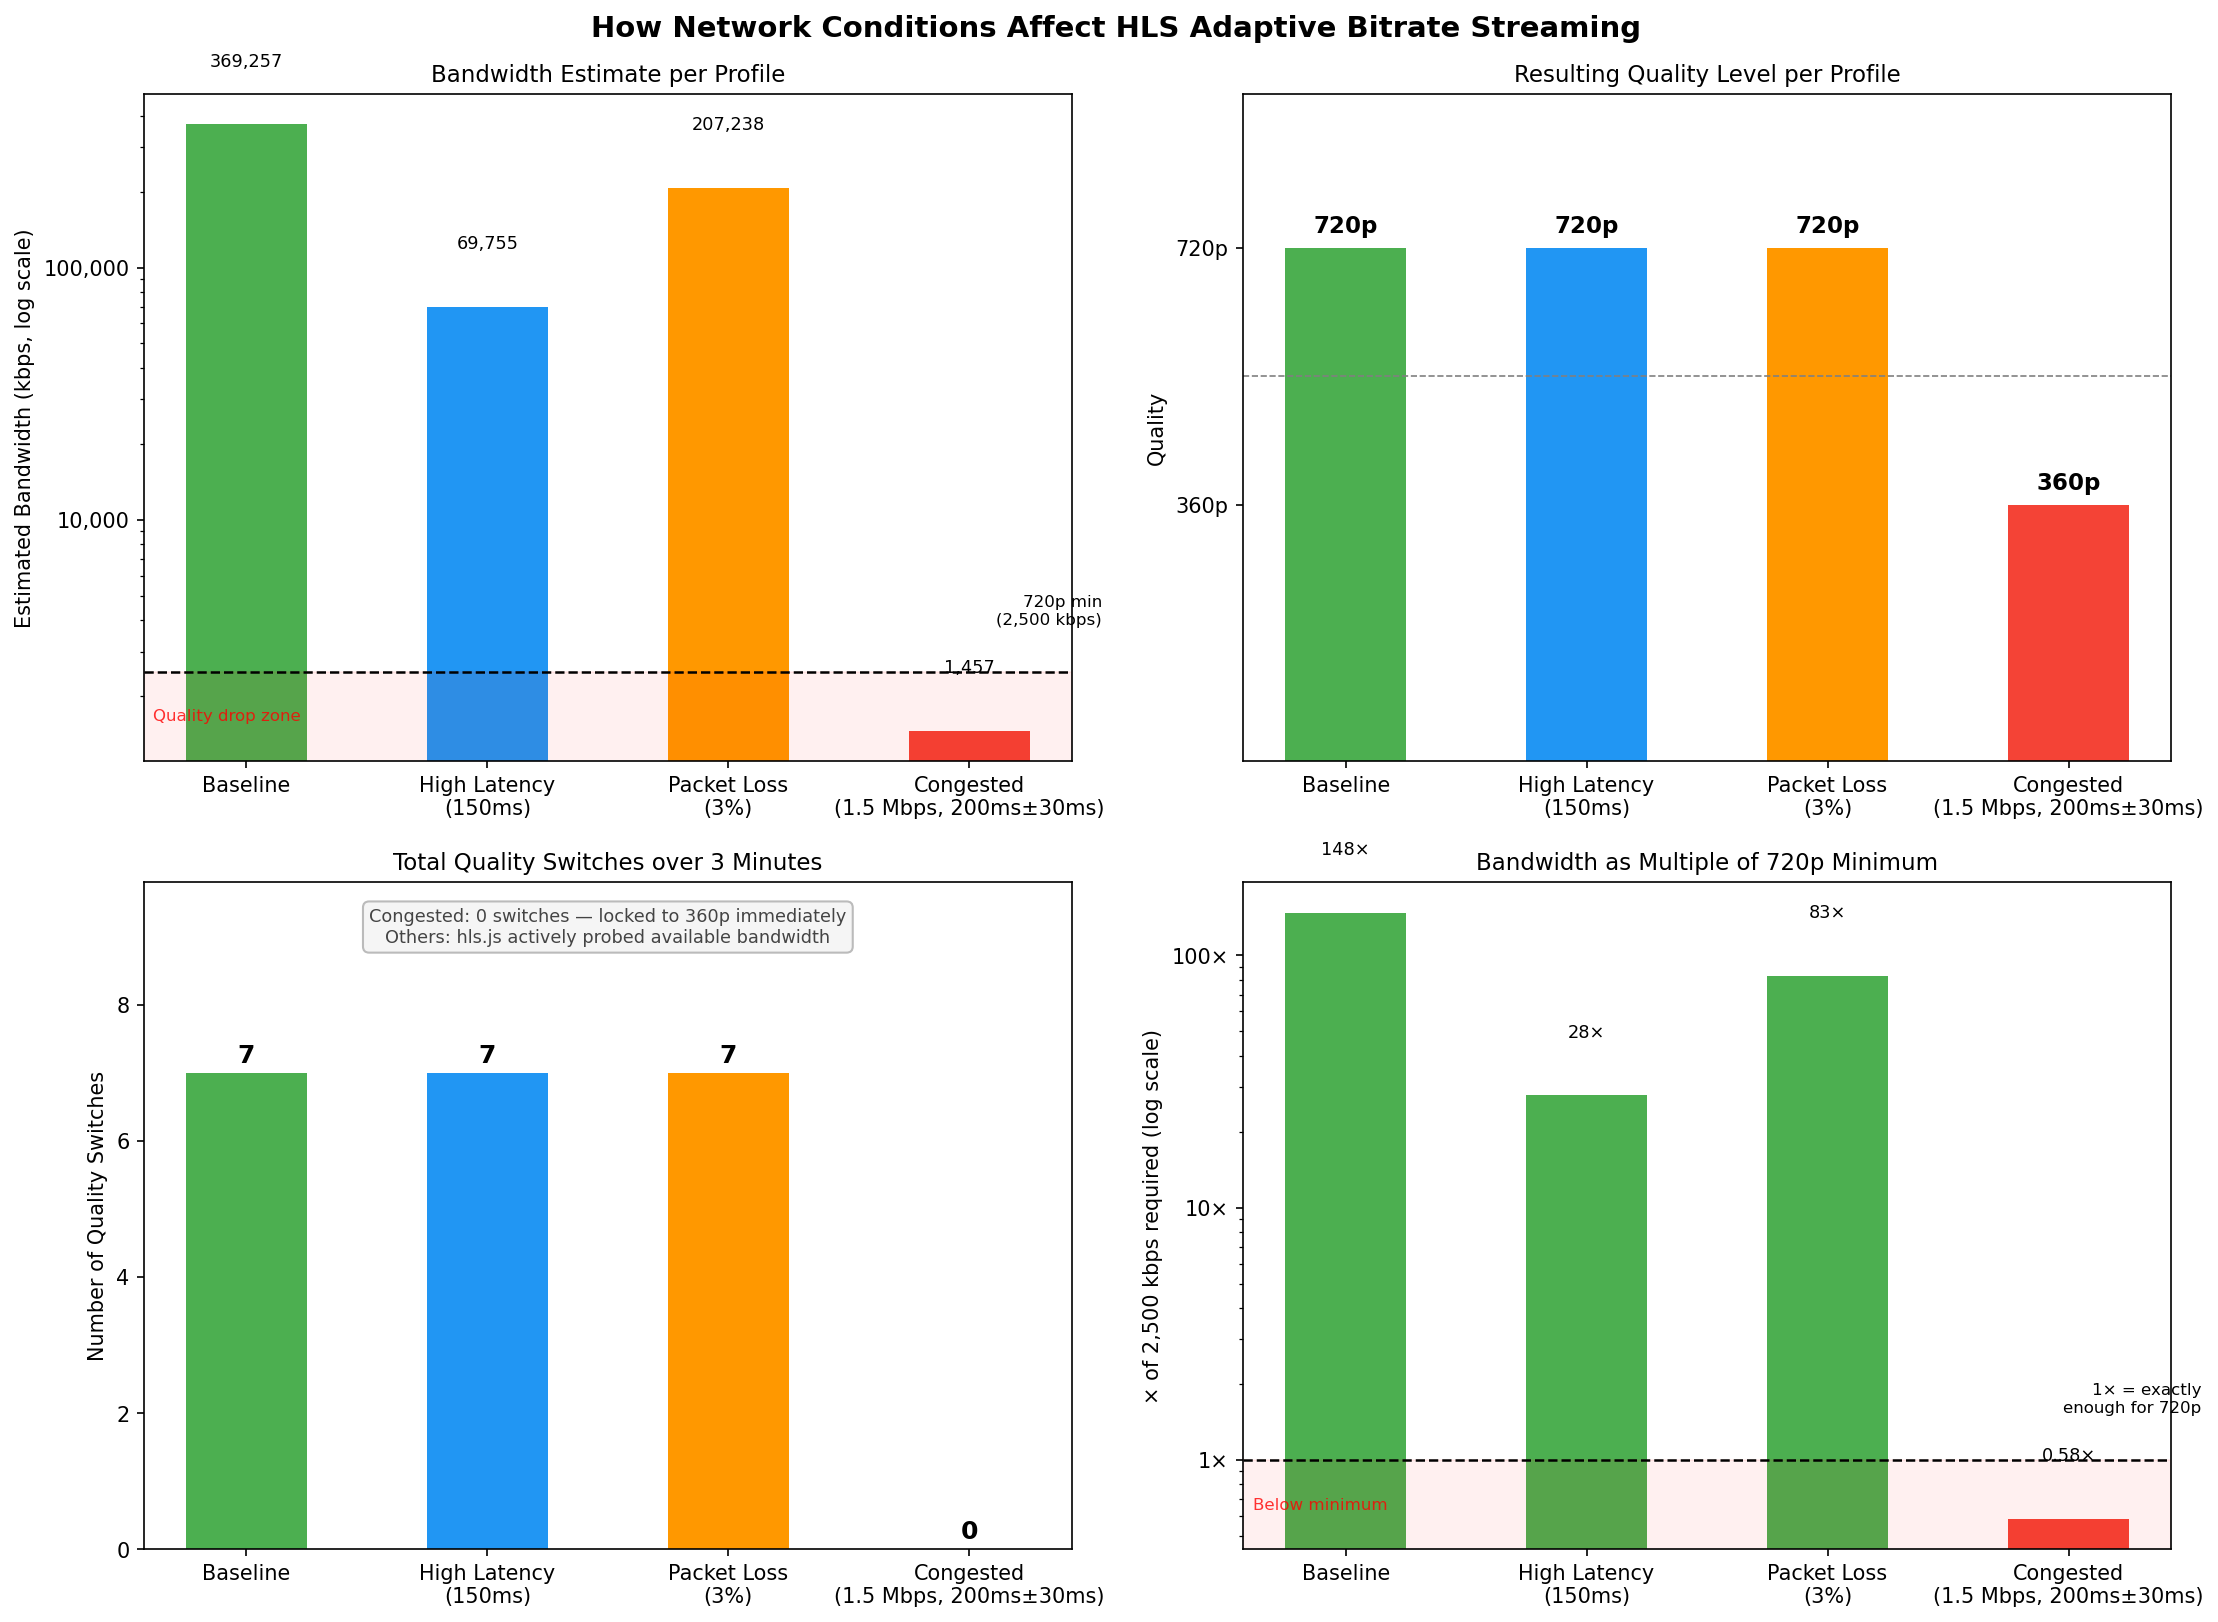

Reproduce this figure in Python.
import csv
import matplotlib.pyplot as plt
import matplotlib.ticker as ticker

PROFILES    = ['baseline', 'latency', 'loss', 'congestion']
LABELS      = ['Baseline', 'High Latency\n(150ms)', 'Packet Loss\n(3%)', 'Congested\n(1.5 Mbps, 200ms±30ms)']
COLORS      = ['#4CAF50', '#2196F3', '#FF9800', '#F44336']
QUALITY_MAP = {'360p': 1, '720p': 2}
THRESHOLD   = 2500  # kbps minimum for 720p

# ── Load CSVs ──────────────────────────────────────────────────────────────
data = {}
for p in PROFILES:
    with open(f'{p}.csv') as f:
        data[p] = list(csv.DictReader(f))

avg_bw         = [sum(float(r['bw_kbps']) for r in data[p]) / 6 for p in PROFILES]
avg_quality    = [sum(QUALITY_MAP[r['quality']] for r in data[p]) / 6 for p in PROFILES]
total_switches = [max(int(r['switches']) for r in data[p]) for p in PROFILES]
bw_ratio       = [bw / THRESHOLD for bw in avg_bw]  # multiple of threshold

# ── Figure: 2×2 ────────────────────────────────────────────────────────────
fig, axes = plt.subplots(2, 2, figsize=(15, 11))
fig.suptitle('How Network Conditions Affect HLS Adaptive Bitrate Streaming',
             fontsize=14, fontweight='bold')
ax1, ax2, ax3, ax4 = axes[0, 0], axes[0, 1], axes[1, 0], axes[1, 1]

# ── Chart 1: Bandwidth estimate (log scale) ────────────────────────────────
bars1 = ax1.bar(LABELS, avg_bw, color=COLORS, width=0.5)
ax1.set_yscale('log')
ax1.set_title('Bandwidth Estimate per Profile', fontsize=11)
ax1.set_ylabel('Estimated Bandwidth (kbps, log scale)')
ax1.yaxis.set_major_formatter(ticker.FuncFormatter(lambda x, _: f'{int(x):,}'))
ax1.axhline(THRESHOLD, color='black', linestyle='--', linewidth=1.2)
ax1.text(3.55, THRESHOLD * 1.5, '720p min\n(2,500 kbps)',
         fontsize=8, color='black', va='bottom', ha='right')
ax1.axhspan(0, THRESHOLD, alpha=0.06, color='red')
ax1.text(0.01, 0.06, 'Quality drop zone', transform=ax1.transAxes,
         fontsize=8, color='red', alpha=0.8)
for bar, val in zip(bars1, avg_bw):
    ax1.text(bar.get_x() + bar.get_width() / 2, val * 1.7,
             f'{int(val):,}', ha='center', fontsize=8.5)

# ── Chart 2: Quality outcome ───────────────────────────────────────────────
bars2 = ax2.bar(LABELS, avg_quality, color=COLORS, width=0.5)
ax2.set_title('Resulting Quality Level per Profile', fontsize=11)
ax2.set_ylabel('Quality')
ax2.set_ylim(0, 2.6)
ax2.set_yticks([1, 2])
ax2.set_yticklabels(['360p', '720p'], fontsize=10)
ax2.axhline(1.5, color='gray', linestyle='--', linewidth=0.8)
for bar, val in zip(bars2, avg_quality):
    label = '720p' if val == 2.0 else '360p'
    ax2.text(bar.get_x() + bar.get_width() / 2,
             bar.get_height() + 0.06, label,
             ha='center', fontsize=11, fontweight='bold')

# ── Chart 3: Quality switches ──────────────────────────────────────────────
bars3 = ax3.bar(LABELS, total_switches, color=COLORS, width=0.5)
ax3.set_title('Total Quality Switches over 3 Minutes', fontsize=11)
ax3.set_ylabel('Number of Quality Switches')
ax3.set_ylim(0, max(total_switches) * 1.4)
for bar, val in zip(bars3, total_switches):
    ax3.text(bar.get_x() + bar.get_width() / 2,
             bar.get_height() + 0.15, str(val),
             ha='center', fontsize=12, fontweight='bold')
ax3.text(0.5, 0.91,
         'Congested: 0 switches — locked to 360p immediately\n'
         'Others: hls.js actively probed available bandwidth',
         transform=ax3.transAxes, ha='center', fontsize=8.5, color='#444',
         bbox=dict(boxstyle='round,pad=0.35', facecolor='#f5f5f5', edgecolor='#bbb'))

# ── Chart 4: Bandwidth as multiple of 720p threshold ──────────────────────
bar_colors4 = ['#4CAF50' if r >= 1.0 else '#F44336' for r in bw_ratio]
bars4 = ax4.bar(LABELS, bw_ratio, color=bar_colors4, width=0.5)
ax4.set_yscale('log')
ax4.set_title('Bandwidth as Multiple of 720p Minimum', fontsize=11)
ax4.set_ylabel('× of 2,500 kbps required (log scale)')
ax4.yaxis.set_major_formatter(ticker.FuncFormatter(lambda x, _: f'{x:.2f}×' if x < 1 else f'{x:.0f}×'))
ax4.axhline(1.0, color='black', linestyle='--', linewidth=1.2)
ax4.text(3.55, 1.5, '1× = exactly\nenough for 720p',
         fontsize=8, color='black', va='bottom', ha='right')
ax4.axhspan(0, 1.0, alpha=0.06, color='red')
ax4.text(0.01, 0.06, 'Below minimum', transform=ax4.transAxes,
         fontsize=8, color='red', alpha=0.8)
for bar, val in zip(bars4, bw_ratio):
    label = f'{val:.2f}×' if val < 1 else f'{val:.0f}×'
    ax4.text(bar.get_x() + bar.get_width() / 2, val * 1.7,
             label, ha='center', fontsize=8.5)

plt.tight_layout()
plt.savefig('charts.png', dpi=150, bbox_inches='tight')
print('Saved charts.png')
plt.show()
